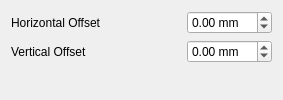
             <widget class="QWidget" name="tab">
              <attribute name="title">
               <string>Offset</string>
              </attribute>
              <layout class="QFormLayout" name="formLayout_15">
               <item row="0" column="0">
                <widget class="QLabel" name="label_30">
                 <property name="minimumSize">
                  <size>
                   <width>170</width>
                   <height>0</height>
                  </size>
                 </property>
                 <property name="text">
                  <string>Horizontal Offset </string>
                 </property>
                </widget>
               </item>
               <item row="0" column="1">
                <widget class="QDoubleSpinBox" name="doubleSpinBox_26">
                 <property name="accessibleName">
                  <string>generator:offset_x:value</string>
                 </property>
                 <property name="suffix">
                  <string> mm</string>
                 </property>
                 <property name="minimum">
                  <double>-10.000000000000000</double>
                 </property>
                 <property name="maximum">
                  <double>10.000000000000000</double>
                 </property>
                 <property name="singleStep">
                  <double>0.100000000000000</double>
                 </property>
                </widget>
               </item>
               <item row="1" column="0">
                <widget class="QLabel" name="label_31">
                 <property name="minimumSize">
                  <size>
                   <width>170</width>
                   <height>0</height>
                  </size>
                 </property>
                 <property name="text">
                  <string>Vertical Offset</string>
                 </property>
                </widget>
               </item>
               <item row="1" column="1">
                <widget class="QDoubleSpinBox" name="doubleSpinBox_27">
                 <property name="accessibleName">
                  <string>generator:offset_y:value</string>
                 </property>
                 <property name="suffix">
                  <string> mm</string>
                 </property>
                 <property name="minimum">
                  <double>-10.000000000000000</double>
                 </property>
                 <property name="maximum">
                  <double>10.000000000000000</double>
                 </property>
                 <property name="singleStep">
                  <double>0.100000000000000</double>
                 </property>
                </widget>
               </item>
              </layout>
             </widget>
